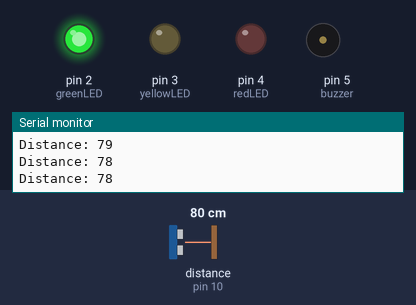
Simulated run of this sketch. Board: Arduino Uno, built with avr-gcc and run on an emulated ATmega328P. Shown: output pins drawn as LEDs (lit = HIGH), buzzer (waves = sounding, pin HIGH), the last lines printed to the serial monitor. Wiring (inferred from the names in the program): ultrasonic range finder: trigger pin 9; echo pin 10. Inputs (shaded band) come from the test bench; at power-on: distance to the obstacle (sensor on pin 10) 80 cm. The echo pulse lasts 58.3 µs per cm; pins used as bus, display or sensor lines are not drawn.

Above: at 1.3 s.
1.4 s: distance to the obstacle (sensor on pin 10) set to 23 cm
2.9 s: distance to the obstacle (sensor on pin 10) set to 19 cm
At 3.4 s:
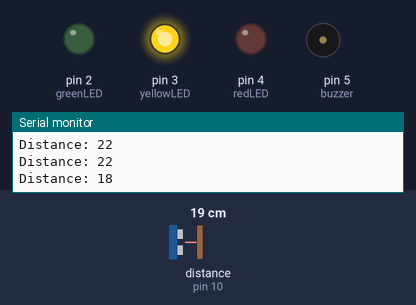
4.5 s: distance to the obstacle (sensor on pin 10) set to 13 cm
6.0 s: distance to the obstacle (sensor on pin 10) set to 9 cm
At 7.2 s:
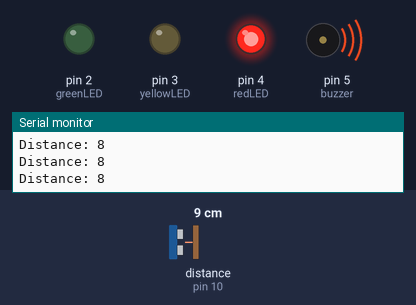
7.5 s: distance to the obstacle (sensor on pin 10) set to 18 cm
At 8.6 s:
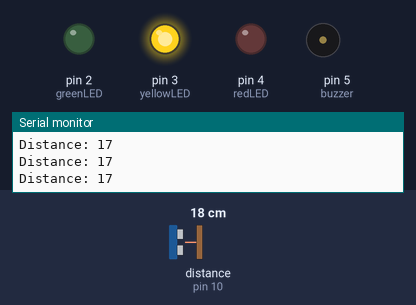
9.0 s: distance to the obstacle (sensor on pin 10) set to 2 cm
At 9.9 s:
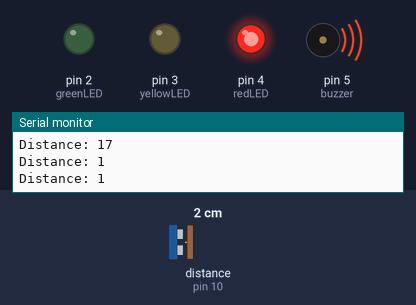
Timing chart, 0 to 11.5 s (numbered marks = the images above; inputs shaded):
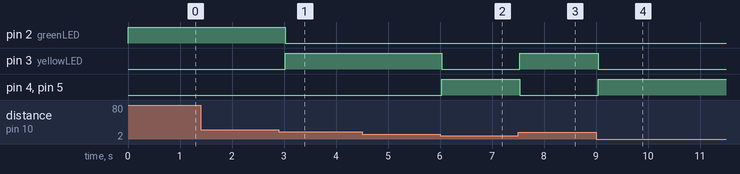

The sketch:

water_level_monitoring_code.ino
```cpp
#define trigPin 9
#define echoPin 10

#define greenLED 2
#define yellowLED 3
#define redLED 4
#define buzzer 5

long duration;
int distance;

void setup() {
  Serial.begin(9600);

  pinMode(trigPin, OUTPUT);
  pinMode(echoPin, INPUT);

  pinMode(greenLED, OUTPUT);
  pinMode(yellowLED, OUTPUT);
  pinMode(redLED, OUTPUT);
  pinMode(buzzer, OUTPUT);
}

void loop() {

  digitalWrite(trigPin, LOW);
  delayMicroseconds(2);

  digitalWrite(trigPin, HIGH);
  delayMicroseconds(10);
  digitalWrite(trigPin, LOW);

  duration = pulseIn(echoPin, HIGH);
  distance = duration * 0.034 / 2;

  Serial.print("Distance: ");
  Serial.println(distance);

  if (distance > 20) {
    digitalWrite(greenLED, HIGH);
    digitalWrite(yellowLED, LOW);
    digitalWrite(redLED, LOW);
    digitalWrite(buzzer, LOW);
  }
  else if (distance > 10) {
    digitalWrite(greenLED, LOW);
    digitalWrite(yellowLED, HIGH);
    digitalWrite(redLED, LOW);
    digitalWrite(buzzer, LOW);
  }
  else {
    digitalWrite(greenLED, LOW);
    digitalWrite(yellowLED, LOW);
    digitalWrite(redLED, HIGH);
    digitalWrite(buzzer, HIGH);
  }

  delay(500);
}
```

Measured:
- the behaviour switches between 22 and 21 cm on distance to the obstacle (sensor on pin 10) (found by bisection; images 0 and 1)
- the behaviour switches between 12 and 11 cm on distance to the obstacle (sensor on pin 10) (found by bisection; images 1 and 2)
- after the input at 2.9 s, pin 2 (greenLED): HIGH → LOW after 0.12 s; pin 3 (yellowLED): LOW → HIGH after 0.12 s
- after the input at 6.0 s, pin 3 (yellowLED): HIGH → LOW at once; pin 4 (redLED), pin 5 (buzzer): LOW → HIGH at once
- after the input at 7.5 s, pin 3 (yellowLED): LOW → HIGH at once; pin 4 (redLED), pin 5 (buzzer): HIGH → LOW at once
- after the input at 9.0 s, pin 3 (yellowLED): HIGH → LOW at once; pin 4 (redLED), pin 5 (buzzer): LOW → HIGH at once
